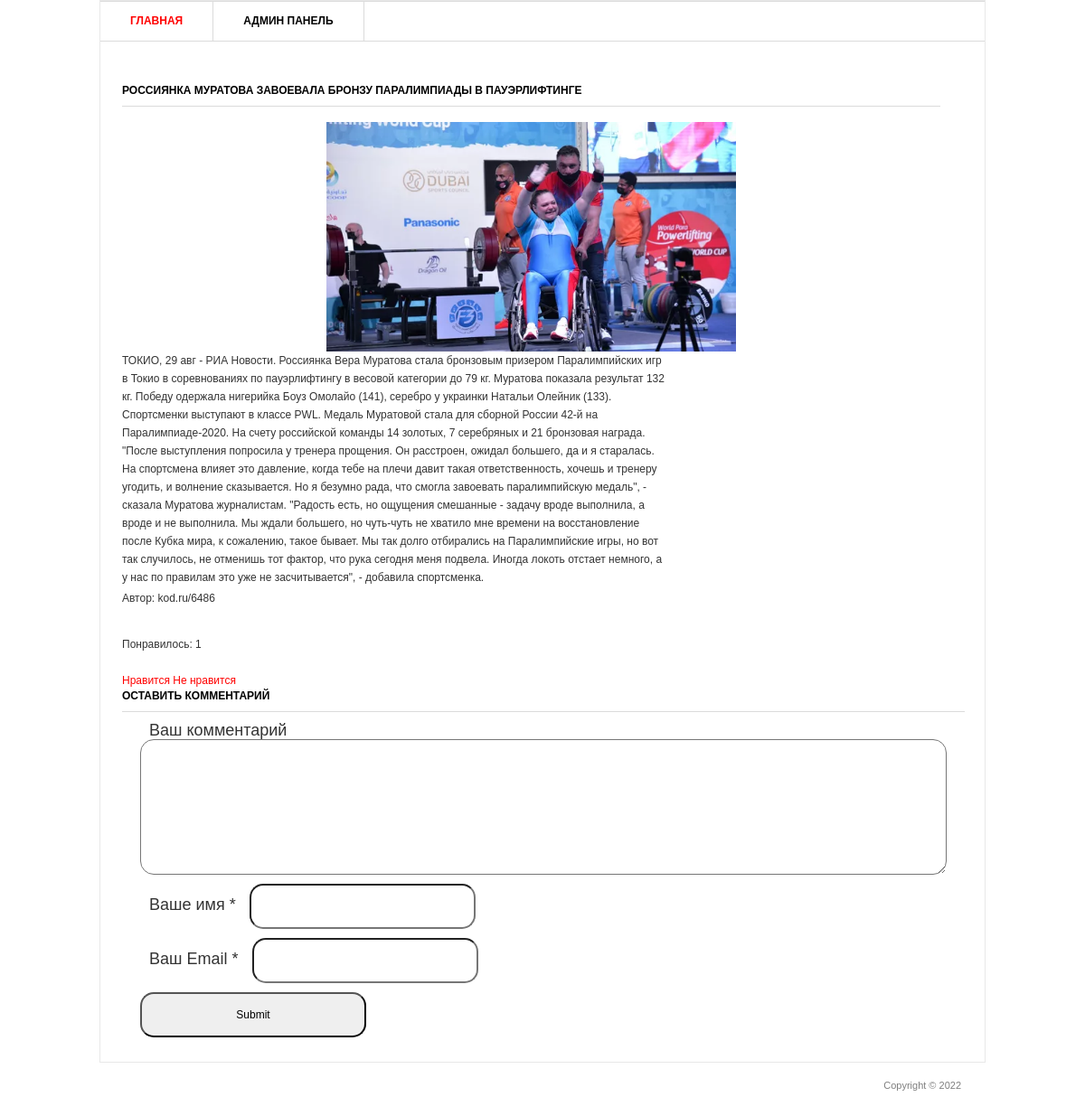
Screenshot of /3/ with the database file from the repository.
### blog/models.py (models this page shows, shortened)
class Post(models.Model):
    title = models.CharField('Заголовок записи', max_length=100)
    description = models.TextField('Текст записи')
    author = models.CharField('Имя автора', max_length=100)
    date = models.DateField('Дата публикации')
    img = models.ImageField("Изображение", upload_to='image/%Y')
    class Meta:
        verbose_name = 'Запись'
        verbose_name_plural = 'Записи'

### blog/views.py (the view)
# urls.py: path('<int:pk>/', views.PostDetail.as_view()),
class PostDetail(View):
    def get(self, request, pk):
        post = Post.objects.get(id=pk)
        return render(request, 'blog/blog_detail.html', {'post': post})

### templates/blog/blog_detail.html (shortened to what this page needs)
{% load static %}
<html >
<head>
   <link rel="stylesheet" href="{% static 'css/style.css' %}" type="text/css" media="all" />
</head>
<body>
<div class="shell">
	<div class="border">
		<div id="navigation">
			<ul>
			    <li><a href="/" class="active">Главная</a></li>
			    <li><a href="/admin">Админ панель</a></li>
			</ul>
		</div>
		<div id="main">
   			<div id="content" class="left">
      			<div class="projects">
         			<h3>{{ post.title }}</h3>
                  <p align="center">
                    <img src="{{ post.img.url }}" width="50%"/>
                  </p>
         			<div class="item">
						<div class="text left">
               				<p>{{ post.description }}</p>
               				<p>Автор:  {{ post.author }}</p>
            			</div>
         			</div>
     			 </div>
   			</div>
			<div>
				<br>
				<p>Понравилось: {{ post.likes_set.all.count }}</p>
				<br>
				<a href="{% url 'add_likes' post.id %}">Нравится</a>
				<a href="{% url 'del_likes' post.id %}">Не нравится</a>
			</div>
			<div class="form-comment">
				<h3>Оставить комментарий</h3>
				<div>
					<form action="{% url 'add_comments' post.id %}" method="post">
						<div>
							<label>Ваш комментарий</label>
							<textarea name="text_comments"></textarea>
						</div>
						<div>
							<label>Ваше имя *</label>
							<input type="text" name="name">
						</div>
						<div>
							<label>Ваш Email *</label>
							<input type="email" name="email">
						</div>
						<div><input type="submit"></div>
					</form>
				</div>
			</div>
		</div>
	</div>
	<div id="footer">
		<p class="copy right">Copyright &copy;  2022 </p>
	</div>
</div>
</body>
</html>

### static/css/style.css (style rules this page uses)
* { margin: 0; padding: 0; outline:0; }
body { font-size: 12px; line-height: 20px; font-family: Georgia, Arial, Helvetica, Sans-Serif; color: #333; background: url() repeat 0 0; }
a { color: #ff0000; text-decoration: none; cursor:pointer; }
input, textarea, select { font-family: Arial, Helvetica, sans-serif; font-size:12px; }
textarea { overflow:auto; }
.left, .alignleft { float: left; display: inline; }
.right, .alignright { float: right; display: inline; }
.shell { width: 980px; margin: 0 auto; }
.border { border: 1px solid #e8e8e8; background: #fff; position: relative; }
#navigation { height: 43px; border-top: 1px solid #dbdbdb; border-bottom: 1px solid #dbdbdb; }
#navigation ul { list-style: none; }
#navigation ul li { float: left; height: 43px; border-right: 1px solid #dbdbdb; font-size: 12px; line-height: 43px; font-weight: bold; text-transform: uppercase; }
#navigation ul li a { float: left; height: 43px; color: #000; padding: 0 33px; }
#navigation ul li a:hover, #navigation ul li a.active { color: #ff0000; text-decoration: none; }
#main { width: 932px; padding: 37px 24px 17px 24px; }
#main h3 { font-size: 12px; line-height: 15px; color: #000; text-transform: uppercase; border-bottom: 1px solid #dbdbdb; padding: 0 0 9px 0; }
#content { width: 905px; }
.projects { padding: 10px 0 0 0; }
.projects h3 { margin: 0 0 17px 0; }
.projects .item { margin: 0 0 28px 0; }
.projects .text { width: 600px; }
.projects .text p { padding: 0 0 3px 0; }
#footer { font-family: Arial, sans-serif; font-size: 11px; line-height: 14px; color: #7f7f7f; padding: 18px 27px 20px 38px; }
.form-comment { font-size: 18px; }
.form-comment label { margin: 10px 10px; }
.form-comment input { border-radius: 15px; padding: 15px; height: 50px; width: 250px; }
.form-comment textarea { border-radius: 15px; padding: 15px; height: 150px; width: 100%; resize: vertical; }
.form-comment div { margin: 10px; }

### rows the page displays
Post: title "РОССИЯНКА МУРАТОВА ЗАВОЕВАЛА БРОНЗУ ПАРАЛИМПИАДЫ В ПАУЭРЛИФТИНГЕ", img (picture), description "ТОКИО, 29 авг - РИА Новости. Россиянка Вера Муратова стала бронзовым призером Паралимпийских игр в Токио в соревнованиях по пауэрлифтингу в весовой категории до 79 кг. Муратова показала результат 132 кг. Победу одержала нигерийка Боуз Омолайо (141), серебро у украинки Натальи Олейник (133). Спортсменки выступают в классе PWL. Медаль Муратовой стала для сборной России 42-й на Паралимпиаде-2020. На счету российской команды 14 золотых, 7 серебряных и 21 бронзовая награда. \"После выступления попросила у тренера прощения. Он расстроен, ожидал большего, да и я старалась. На спортсмена влияет это давление, когда тебе на плечи давит такая ответственность, хочешь и тренеру угодить, и волнение…", author "kod.ru/6486", likes_set.all.count "1"
